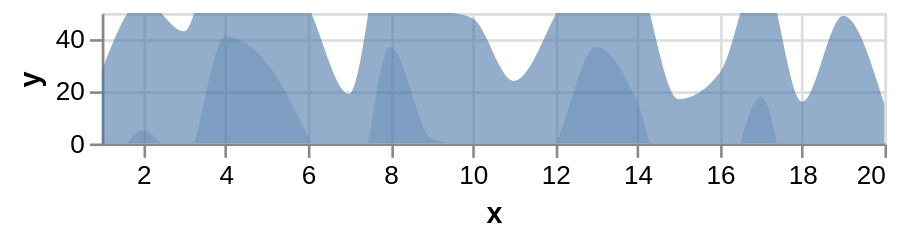

The Vega-Lite source for this figure:
### Vega specification from a JSON file in a GitHub repository (floating-point values rounded to 4 significant figures)
{"$schema": "https://vega.github.io/schema/vega/v5.json", "description": "Horizon Graph with 2 layers. (See https://idl.cs.washington.edu/papers/horizon/ for more details on Horizon Graphs.)", "background": "white", "padding": 5, "width": 300, "height": 50, "style": "cell", "data": [{"name": "source_0", "values": [{"x": 1, "y": 28}, {"x": 2, "y": 55}, {"x": 3, "y": 43}, {"x": 4, "y": 91}, {"x": 5, "y": 81}, {"x": 6, "y": 53}, {"x": 7, "y": 19}, {"x": 8, "y": 87}, {"x": 9, "y": 52}, {"x": 10, "y": 48}, {"x": 11, "y": 24}, {"x": 12, "y": 49}, {"x": 13, "y": 87}, {"x": 14, "y": 66}, {"x": 15, "y": 17}, {"x": 16, "y": 27}, {"x": 17, "y": 68}, {"x": 18, "y": 16}, {"x": 19, "y": 49}, {"x": 20, "y": 15}]}, {"name": "data_0", "source": "source_0", "transform": [{"type": "formula", "expr": "toNumber(datum[\"x\"])", "as": "x"}]}, {"name": "data_1", "source": "data_0", "transform": [{"type": "formula", "expr": "datum.y - 50", "as": "ny"}]}], "marks": [{"name": "layer_0_marks", "type": "area", "clip": true, "style": ["area"], "sort": {"field": "datum[\"x\"]"}, "from": {"data": "data_0"}, "encode": {"update": {"opacity": {"value": 0.6}, "orient": {"value": "vertical"}, "fill": {"value": "#4c78a8"}, "description": {"signal": "\"x: \" + (format(datum[\"x\"], \"\")) + \"; y: \" + (format(datum[\"y\"], \"\"))"}, "x": {"scale": "x", "field": "x"}, "y": {"scale": "y", "field": "y"}, "y2": {"scale": "y", "value": 0}, "defined": {"signal": "isValid(datum[\"x\"]) && isFinite(+datum[\"x\"]) && isValid(datum[\"y\"]) && isFinite(+datum[\"y\"])"}}}}, {"name": "layer_1_marks", "type": "area", "clip": true, "style": ["area"], "sort": {"field": "datum[\"x\"]"}, "from": {"data": "data_1"}, "encode": {"update": {"orient": {"value": "vertical"}, "fill": {"value": "#4c78a8"}, "opacity": {"value": 0.3}, "description": {"signal": "\"x: \" + (format(datum[\"x\"], \"\")) + \"; ny: \" + (format(datum[\"ny\"], \"\"))"}, "x": {"scale": "x", "field": "x"}, "y": {"scale": "y", "field": "ny"}, "y2": {"scale": "y", "value": 0}, "defined": {"signal": "isValid(datum[\"x\"]) && isFinite(+datum[\"x\"]) && isValid(datum[\"ny\"]) && isFinite(+datum[\"ny\"])"}}}}], "scales": [{"name": "x", "type": "linear", "domain": {"fields": [{"data": "data_0", "field": "x"}, {"data": "data_1", "field": "x"}]}, "range": [0, {"signal": "width"}], "nice": false, "zero": false}, {"name": "y", "type": "linear", "domain": [0, 50], "range": [{"signal": "height"}, 0], "zero": true}], "axes": [{"scale": "x", "orient": "bottom", "gridScale": "y", "grid": true, "tickCount": {"signal": "ceil(width/40)"}, "domain": false, "labels": false, "aria": false, "maxExtent": 0, "minExtent": 0, "ticks": false, "zindex": 0}, {"scale": "y", "orient": "left", "gridScale": "x", "grid": true, "tickCount": {"signal": "ceil(height/40)"}, "domain": false, "labels": false, "aria": false, "maxExtent": 0, "minExtent": 0, "ticks": false, "zindex": 0}, {"scale": "x", "orient": "bottom", "grid": false, "title": "x", "labelFlush": true, "labelOverlap": true, "tickCount": {"signal": "ceil(width/40)"}, "zindex": 0}, {"scale": "y", "orient": "left", "grid": false, "title": "y", "labelOverlap": true, "tickCount": {"signal": "ceil(height/40)"}, "zindex": 0}], "config": {"style": {"area": {"interpolate": "monotone"}}}}
